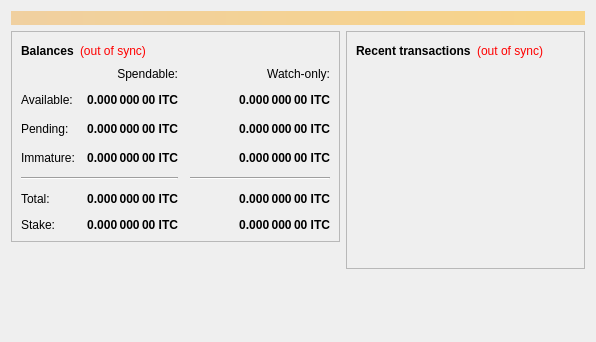
<?xml version="1.0" encoding="UTF-8"?>
<ui version="4.0">
 <class>OverviewPage</class>
 <widget class="QWidget" name="OverviewPage">
  <property name="geometry">
   <rect>
    <x>0</x>
    <y>0</y>
    <width>596</width>
    <height>342</height>
   </rect>
  </property>
  <property name="windowTitle">
   <string>Form</string>
  </property>
  <layout class="QVBoxLayout" name="topLayout">
   <item>
    <widget class="QLabel" name="labelAlerts">
     <property name="visible">
      <bool>false</bool>
     </property>
     <property name="styleSheet">
      <string notr="true">background-color: qlineargradient(x1: 0, y1: 0, x2: 1, y2: 0, stop:0 #F0D0A0, stop:1 #F8D488); color:#000000;</string>
     </property>
     <property name="wordWrap">
      <bool>true</bool>
     </property>
     <property name="margin">
      <number>3</number>
     </property>
    </widget>
   </item>
   <item>
    <layout class="QHBoxLayout" name="horizontalLayout" stretch="1,1">
     <item>
      <layout class="QVBoxLayout" name="verticalLayout_2">
       <item>
        <widget class="QFrame" name="frame">
         <property name="frameShape">
          <enum>QFrame::StyledPanel</enum>
         </property>
         <property name="frameShadow">
          <enum>QFrame::Raised</enum>
         </property>
         <layout class="QVBoxLayout" name="verticalLayout_4">
          <item>
           <layout class="QHBoxLayout" name="horizontalLayout_4">
            <item>
             <widget class="QLabel" name="label_5">
              <property name="font">
               <font>
                <weight>75</weight>
                <bold>true</bold>
               </font>
              </property>
              <property name="text">
               <string>Balances</string>
              </property>
             </widget>
            </item>
            <item>
             <widget class="QLabel" name="labelWalletStatus">
              <property name="cursor">
               <cursorShape>WhatsThisCursor</cursorShape>
              </property>
              <property name="toolTip">
               <string>The displayed information may be out of date. Your wallet automatically synchronizes with the iTecoCoin network after a connection is established, but this process has not completed yet.</string>
              </property>
              <property name="styleSheet">
               <string notr="true">QLabel { color: red; }</string>
              </property>
              <property name="text">
               <string notr="true">(out of sync)</string>
              </property>
              <property name="alignment">
               <set>Qt::AlignLeading|Qt::AlignLeft|Qt::AlignVCenter</set>
              </property>
             </widget>
            </item>
            <item>
             <spacer name="horizontalSpacer_3">
              <property name="orientation">
               <enum>Qt::Horizontal</enum>
              </property>
              <property name="sizeHint" stdset="0">
               <size>
                <width>40</width>
                <height>20</height>
               </size>
              </property>
             </spacer>
            </item>
           </layout>
          </item>
          <item>
           <layout class="QGridLayout" name="gridLayout">
            <property name="spacing">
             <number>12</number>
            </property>
            <item row="2" column="2">
             <widget class="QLabel" name="labelWatchPending">
              <property name="font">
               <font>
                <weight>75</weight>
                <bold>true</bold>
               </font>
              </property>
              <property name="cursor">
               <cursorShape>IBeamCursor</cursorShape>
              </property>
              <property name="toolTip">
               <string>Unconfirmed transactions to watch-only addresses</string>
              </property>
              <property name="text">
               <string notr="true">0.000 000 00 ITC</string>
              </property>
              <property name="alignment">
               <set>Qt::AlignRight|Qt::AlignTrailing|Qt::AlignVCenter</set>
              </property>
              <property name="textInteractionFlags">
               <set>Qt::LinksAccessibleByMouse|Qt::TextSelectableByKeyboard|Qt::TextSelectableByMouse</set>
              </property>
             </widget>
            </item>
            <item row="2" column="1">
             <widget class="QLabel" name="labelUnconfirmed">
              <property name="font">
               <font>
                <weight>75</weight>
                <bold>true</bold>
               </font>
              </property>
              <property name="cursor">
               <cursorShape>IBeamCursor</cursorShape>
              </property>
              <property name="toolTip">
               <string>Total of transactions that have yet to be confirmed, and do not yet count toward the spendable balance</string>
              </property>
              <property name="text">
               <string notr="true">0.000 000 00 ITC</string>
              </property>
              <property name="alignment">
               <set>Qt::AlignRight|Qt::AlignTrailing|Qt::AlignVCenter</set>
              </property>
              <property name="textInteractionFlags">
               <set>Qt::LinksAccessibleByMouse|Qt::TextSelectableByKeyboard|Qt::TextSelectableByMouse</set>
              </property>
             </widget>
            </item>
            <item row="3" column="2">
             <widget class="QLabel" name="labelWatchImmature">
              <property name="font">
               <font>
                <weight>75</weight>
                <bold>true</bold>
               </font>
              </property>
              <property name="cursor">
               <cursorShape>IBeamCursor</cursorShape>
              </property>
              <property name="toolTip">
               <string>Mined balance in watch-only addresses that has not yet matured</string>
              </property>
              <property name="text">
               <string notr="true">0.000 000 00 ITC</string>
              </property>
              <property name="alignment">
               <set>Qt::AlignRight|Qt::AlignTrailing|Qt::AlignVCenter</set>
              </property>
              <property name="textInteractionFlags">
               <set>Qt::LinksAccessibleByMouse|Qt::TextSelectableByKeyboard|Qt::TextSelectableByMouse</set>
              </property>
             </widget>
            </item>
            <item row="4" column="0" colspan="2">
             <widget class="Line" name="line">
              <property name="orientation">
               <enum>Qt::Horizontal</enum>
              </property>
             </widget>
            </item>
            <item row="4" column="2">
             <widget class="Line" name="lineWatchBalance">
              <property name="sizePolicy">
               <sizepolicy hsizetype="Preferred" vsizetype="Fixed">
                <horstretch>0</horstretch>
                <verstretch>0</verstretch>
               </sizepolicy>
              </property>
              <property name="minimumSize">
               <size>
                <width>140</width>
                <height>0</height>
               </size>
              </property>
              <property name="orientation">
               <enum>Qt::Horizontal</enum>
              </property>
             </widget>
            </item>
            <item row="5" column="0">
             <widget class="QLabel" name="labelTotalText">
              <property name="text">
               <string>Total:</string>
              </property>
             </widget>
            </item>
            <item row="3" column="1">
             <widget class="QLabel" name="labelImmature">
              <property name="font">
               <font>
                <weight>75</weight>
                <bold>true</bold>
               </font>
              </property>
              <property name="cursor">
               <cursorShape>IBeamCursor</cursorShape>
              </property>
              <property name="toolTip">
               <string>Mined balance that has not yet matured</string>
              </property>
              <property name="text">
               <string notr="true">0.000 000 00 ITC</string>
              </property>
              <property name="alignment">
               <set>Qt::AlignRight|Qt::AlignTrailing|Qt::AlignVCenter</set>
              </property>
              <property name="textInteractionFlags">
               <set>Qt::LinksAccessibleByMouse|Qt::TextSelectableByKeyboard|Qt::TextSelectableByMouse</set>
              </property>
             </widget>
            </item>
            <item row="2" column="3">
             <spacer name="horizontalSpacer_2">
              <property name="orientation">
               <enum>Qt::Horizontal</enum>
              </property>
              <property name="sizeHint" stdset="0">
               <size>
                <width>40</width>
                <height>20</height>
               </size>
              </property>
             </spacer>
            </item>
            <item row="3" column="0">
             <widget class="QLabel" name="labelImmatureText">
              <property name="text">
               <string>Immature:</string>
              </property>
             </widget>
            </item>
            <item row="5" column="1">
             <widget class="QLabel" name="labelTotal">
              <property name="font">
               <font>
                <weight>75</weight>
                <bold>true</bold>
               </font>
              </property>
              <property name="cursor">
               <cursorShape>IBeamCursor</cursorShape>
              </property>
              <property name="toolTip">
               <string>Your current total balance</string>
              </property>
              <property name="text">
               <string notr="true">0.000 000 00 ITC</string>
              </property>
              <property name="alignment">
               <set>Qt::AlignRight|Qt::AlignTrailing|Qt::AlignVCenter</set>
              </property>
              <property name="textInteractionFlags">
               <set>Qt::LinksAccessibleByMouse|Qt::TextSelectableByKeyboard|Qt::TextSelectableByMouse</set>
              </property>
             </widget>
            </item>
            <item row="5" column="2">
             <widget class="QLabel" name="labelWatchTotal">
              <property name="font">
               <font>
                <weight>75</weight>
                <bold>true</bold>
               </font>
              </property>
              <property name="cursor">
               <cursorShape>IBeamCursor</cursorShape>
              </property>
              <property name="toolTip">
               <string>Current total balance in watch-only addresses</string>
              </property>
              <property name="text">
               <string notr="true">0.000 000 00 ITC</string>
              </property>
              <property name="alignment">
               <set>Qt::AlignRight|Qt::AlignTrailing|Qt::AlignVCenter</set>
              </property>
              <property name="textInteractionFlags">
               <set>Qt::LinksAccessibleByMouse|Qt::TextSelectableByKeyboard|Qt::TextSelectableByMouse</set>
              </property>
             </widget>
            </item>
            <item row="0" column="2">
             <widget class="QLabel" name="labelWatchonly">
              <property name="text">
               <string>Watch-only:</string>
              </property>
              <property name="alignment">
               <set>Qt::AlignRight|Qt::AlignTrailing|Qt::AlignVCenter</set>
              </property>
             </widget>
            </item>
            <item row="1" column="0">
             <widget class="QLabel" name="labelBalanceText">
              <property name="text">
               <string>Available:</string>
              </property>
             </widget>
            </item>
            <item row="1" column="1">
             <widget class="QLabel" name="labelBalance">
              <property name="font">
               <font>
                <weight>75</weight>
                <bold>true</bold>
               </font>
              </property>
              <property name="cursor">
               <cursorShape>IBeamCursor</cursorShape>
              </property>
              <property name="toolTip">
               <string>Your current spendable balance</string>
              </property>
              <property name="text">
               <string notr="true">0.000 000 00 ITC</string>
              </property>
              <property name="alignment">
               <set>Qt::AlignRight|Qt::AlignTrailing|Qt::AlignVCenter</set>
              </property>
              <property name="textInteractionFlags">
               <set>Qt::LinksAccessibleByMouse|Qt::TextSelectableByKeyboard|Qt::TextSelectableByMouse</set>
              </property>
             </widget>
            </item>
            <item row="1" column="2">
             <widget class="QLabel" name="labelWatchAvailable">
              <property name="font">
               <font>
                <weight>75</weight>
                <bold>true</bold>
               </font>
              </property>
              <property name="cursor">
               <cursorShape>IBeamCursor</cursorShape>
              </property>
              <property name="toolTip">
               <string>Your current balance in watch-only addresses</string>
              </property>
              <property name="text">
               <string notr="true">0.000 000 00 ITC</string>
              </property>
              <property name="alignment">
               <set>Qt::AlignRight|Qt::AlignTrailing|Qt::AlignVCenter</set>
              </property>
              <property name="textInteractionFlags">
               <set>Qt::LinksAccessibleByMouse|Qt::TextSelectableByKeyboard|Qt::TextSelectableByMouse</set>
              </property>
             </widget>
            </item>
            <item row="2" column="0">
             <widget class="QLabel" name="labelPendingText">
              <property name="text">
               <string>Pending:</string>
              </property>
             </widget>
            </item>
            <item row="0" column="1">
             <widget class="QLabel" name="labelSpendable">
              <property name="text">
               <string>Spendable:</string>
              </property>
              <property name="alignment">
               <set>Qt::AlignRight|Qt::AlignTrailing|Qt::AlignVCenter</set>
              </property>
             </widget>
            </item>
            <item row="6" column="0">
             <widget class="QLabel" name="labelStakeText">
              <property name="text">
               <string>Stake:</string>
              </property>
             </widget>
            </item>
            <item row="6" column="1">
             <widget class="QLabel" name="labelStake">
              <property name="font">
               <font>
                <weight>75</weight>
                <bold>true</bold>
               </font>
              </property>
              <property name="cursor">
               <cursorShape>IBeamCursor</cursorShape>
              </property>
              <property name="toolTip">
               <string>Your current balance that is used in stake generation</string>
              </property>
              <property name="text">
               <string notr="true">0.000 000 00 ITC</string>
              </property>
              <property name="alignment">
               <set>Qt::AlignRight|Qt::AlignTrailing|Qt::AlignVCenter</set>
              </property>
              <property name="textInteractionFlags">
               <set>Qt::LinksAccessibleByMouse|Qt::TextSelectableByKeyboard|Qt::TextSelectableByMouse</set>
              </property>
             </widget>
            </item>
            <item row="6" column="2">
             <widget class="QLabel" name="labelWatchStake">
              <property name="font">
               <font>
                <weight>75</weight>
                <bold>true</bold>
               </font>
              </property>
              <property name="cursor">
               <cursorShape>IBeamCursor</cursorShape>
              </property>
              <property name="toolTip">
               <string>Your current balance that is used for stake generation in watch-only addresses</string>
              </property>
              <property name="text">
               <string notr="true">0.000 000 00 ITC</string>
              </property>
              <property name="alignment">
               <set>Qt::AlignRight|Qt::AlignTrailing|Qt::AlignVCenter</set>
              </property>
              <property name="textInteractionFlags">
               <set>Qt::LinksAccessibleByMouse|Qt::TextSelectableByKeyboard|Qt::TextSelectableByMouse</set>
              </property>
             </widget>
            </item>
           </layout>
          </item>
         </layout>
        </widget>
       </item>
       <item>
        <spacer name="verticalSpacer">
         <property name="orientation">
          <enum>Qt::Vertical</enum>
         </property>
         <property name="sizeHint" stdset="0">
          <size>
           <width>20</width>
           <height>40</height>
          </size>
         </property>
        </spacer>
       </item>
      </layout>
     </item>
     <item>
      <layout class="QVBoxLayout" name="verticalLayout_3">
       <item>
        <widget class="QFrame" name="frame_2">
         <property name="frameShape">
          <enum>QFrame::StyledPanel</enum>
         </property>
         <property name="frameShadow">
          <enum>QFrame::Raised</enum>
         </property>
         <layout class="QVBoxLayout" name="verticalLayout">
          <item>
           <layout class="QHBoxLayout" name="horizontalLayout_2">
            <item>
             <widget class="QLabel" name="label_4">
              <property name="font">
               <font>
                <weight>75</weight>
                <bold>true</bold>
               </font>
              </property>
              <property name="text">
               <string>Recent transactions</string>
              </property>
             </widget>
            </item>
            <item>
             <widget class="QLabel" name="labelTransactionsStatus">
              <property name="cursor">
               <cursorShape>WhatsThisCursor</cursorShape>
              </property>
              <property name="toolTip">
               <string>The displayed information may be out of date. Your wallet automatically synchronizes with the iTecoCoin network after a connection is established, but this process has not completed yet.</string>
              </property>
              <property name="styleSheet">
               <string notr="true">QLabel { color: red; }</string>
              </property>
              <property name="text">
               <string notr="true">(out of sync)</string>
              </property>
              <property name="alignment">
               <set>Qt::AlignRight|Qt::AlignTrailing|Qt::AlignVCenter</set>
              </property>
             </widget>
            </item>
            <item>
             <spacer name="horizontalSpacer">
              <property name="orientation">
               <enum>Qt::Horizontal</enum>
              </property>
              <property name="sizeHint" stdset="0">
               <size>
                <width>40</width>
                <height>20</height>
               </size>
              </property>
             </spacer>
            </item>
           </layout>
          </item>
          <item>
           <widget class="QListView" name="listTransactions">
            <property name="styleSheet">
             <string notr="true">QListView { background: transparent; }</string>
            </property>
            <property name="frameShape">
             <enum>QFrame::NoFrame</enum>
            </property>
            <property name="verticalScrollBarPolicy">
             <enum>Qt::ScrollBarAlwaysOff</enum>
            </property>
            <property name="horizontalScrollBarPolicy">
             <enum>Qt::ScrollBarAlwaysOff</enum>
            </property>
            <property name="selectionMode">
             <enum>QAbstractItemView::NoSelection</enum>
            </property>
           </widget>
          </item>
         </layout>
        </widget>
       </item>
       <item>
        <spacer name="verticalSpacer_2">
         <property name="orientation">
          <enum>Qt::Vertical</enum>
         </property>
         <property name="sizeHint" stdset="0">
          <size>
           <width>20</width>
           <height>40</height>
          </size>
         </property>
        </spacer>
       </item>
      </layout>
     </item>
    </layout>
   </item>
  </layout>
 </widget>
 <resources/>
 <connections/>
</ui>
